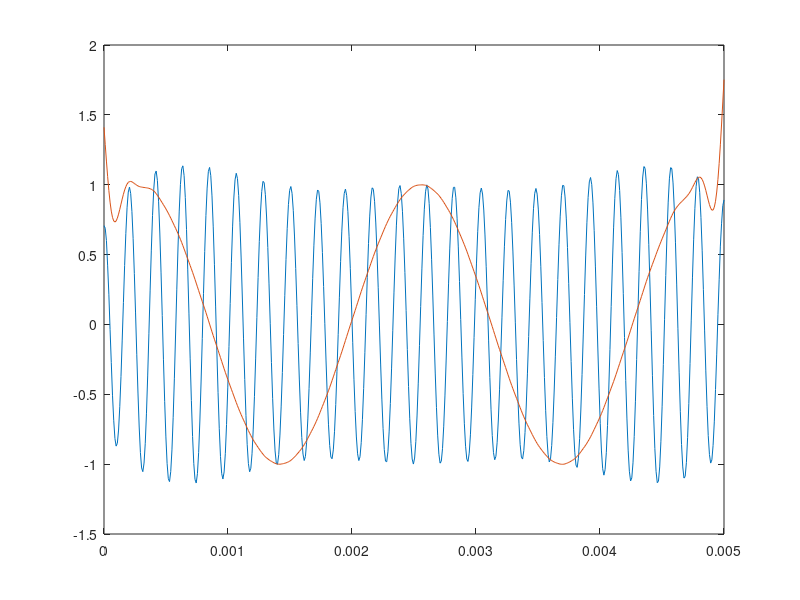

The MATLAB script that drew this image:
A = 1; % amplitude
f = 440; % frequency [Hz]
phi = -pi/4; % Phase [rad]
% Carrier
m = 0.5; % modulation index
Ac = A/m; % amplitude
fc = 5e3; % frequency [Hz]
phi_c = 0; % Phase [rad]
N = 2^9; % number of samples
T0 = 0; % start time [s]
Tf = 5e-3; % end time [s]
Ts = (Tf-T0)/(N-1); % sampling period
fs = 1/Ts; % sampling frequency [Hz]
%% Amplitude Modulation
% Generate sinusoid
t = T0:Ts:Tf; % time vector
x = A*cos(2*pi*f*t+phi); % message signal
xc = Ac*cos(2*pi*fc*t+phi_c); % carrier signal
% Modulation
y = (1+x/Ac).*xc;
t = T0:Ts:Tf;
x = A*cos(2*pi*f*t+phi);
% Modulation
y = ssbmod(x,fc,fs,phi_c);
% Demodulation
xr = ssbdemod(y,fc,fs,phi_c);
plot(t,y,t,xr);